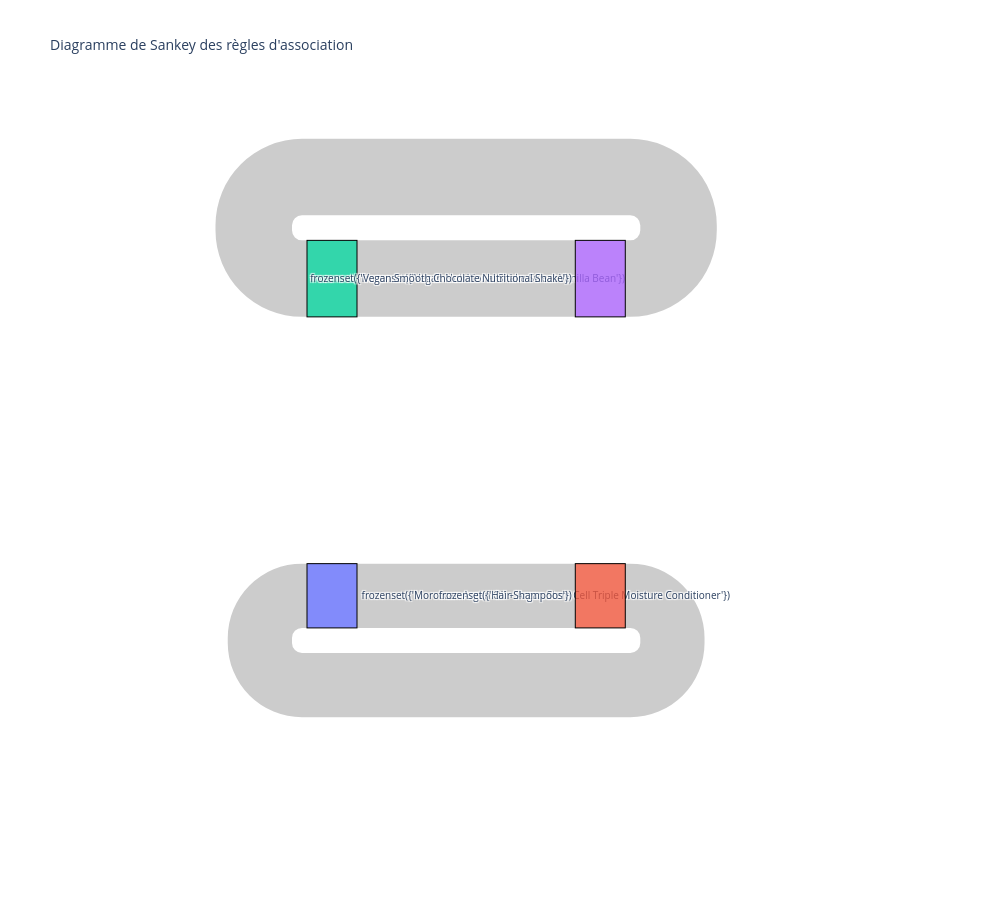

Notebook code for this chart:
### Code cell
transaction_df = personal_care.groupby('order_id')['product_name'].apply(list).reset_index(name='product_name')
print(transaction_df.head())

transactions = transaction_df['product_name'].tolist()
print("\nExample Transactions List (first 5):")
print(transactions[:5])

from mlxtend.preprocessing import TransactionEncoder
from mlxtend.frequent_patterns import apriori, association_rules

te = TransactionEncoder()
te_ary = te.fit(transactions).transform(transactions)
df_encoded = pd.DataFrame(te_ary, columns=te.columns_)

frequent_itemsets = apriori(df_encoded, min_support=0.001, use_colnames=True, low_memory=True,verbose = 1)
rules = association_rules(frequent_itemsets, metric="confidence", min_threshold=0.2) 
import plotly.graph_objects as go

rules["antecedents"] = rules["antecedents"].astype(str)
rules["consequents"] = rules["consequents"].astype(str)

labels = list(pd.concat([rules["antecedents"], rules["consequents"]]).unique())
label_index = {label: i for i, label in enumerate(labels)}

sources = [label_index[a] for a in rules["antecedents"]]
targets = [label_index[c] for c in rules["consequents"]]
values = rules["support"].tolist()

fig = go.Figure(go.Sankey(
    node=dict(
        pad=80,  
        thickness=50,  
        line=dict(color="black", width=1), 
        label=labels
    ),
    link=dict(
        source=sources,
        target=targets,
        value=values
    )
))

fig.update_layout(
    title_text="Diagramme de Sankey des règles d'association",
    font_size=10, 
    width=1000,  
    height=900
)

fig.show()

### Figure 1 — Plotly figure (JSON) as saved in the notebook; plotly's stock layout.template omitted (floating-point values rounded to 4 significant figures)
{"data": [{"link": {"source": [0, 1, 2, 3], "target": [1, 0, 3, 2], "value": [0.001039, 0.001039, 0.001237, 0.001237]}, "node": {"label": ["frozenset({'Moroccan Argan Oil + Argan Stem Cell Triple Moisture Conditioner'})", "frozenset({'Hair Shampoos'})", "frozenset({'Vegan Nutritional Shake Sweet Vanilla Bean'})", "frozenset({'Vegan Smooth Chocolate Nutritional Shake'})"], "line": {"color": "black", "width": 1}, "pad": 80, "thickness": 50}, "type": "sankey"}], "layout": {"font": {"size": 10}, "height": 900, "title": {"text": "Diagramme de Sankey des règles d'association"}, "width": 1000}}
